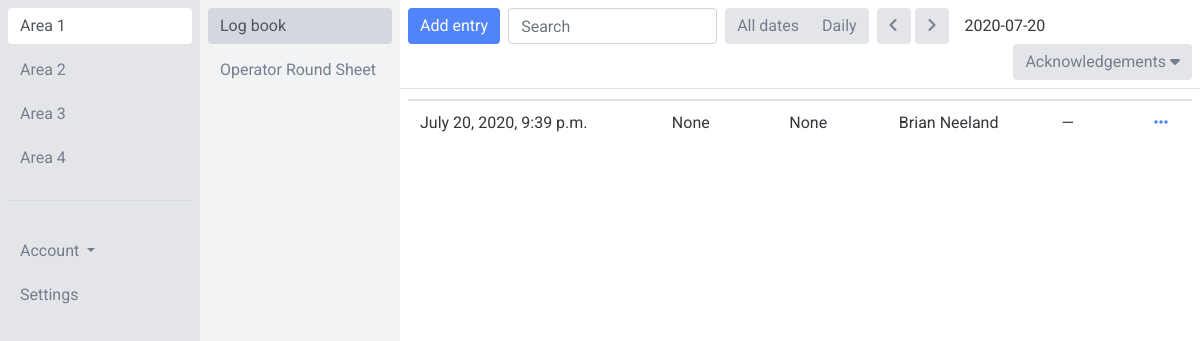
The app's page /app/area-1/log-1/daily/2020-07-20 (signed in) with its own data.
### app/models.py (models this page shows, shortened)
class Area(models.Model):
    name = models.CharField(max_length=50)
    def __str__(self):
        return self.name

class Log(models.Model):
    area = models.ForeignKey(Area, on_delete=models.CASCADE)
    name = models.CharField(max_length=50)
    fields = models.ManyToManyField(Field, blank=True)
    unit_lead_acknowledgement_fields = models.ManyToManyField(AcknowledgementField, blank=True, related_name='unit_lead_acknowledgement_fields')
    superintendent_acknowledgement_fields = models.ManyToManyField(AcknowledgementField, blank=True, related_name='superintendent_acknowledgement_fields')
    engineering_acknowledgement_fields = models.ManyToManyField(AcknowledgementField, blank=True, related_name='engineering_acknowledgement_fields')
    new_shift_acknowledgement_fields = models.ManyToManyField(AcknowledgementField, blank=True, related_name='new_shift_acknowledgement_fields')
    def __str__(self):
        return self.name

class Entry(models.Model):
    STATUS_BANK = (
        ('UR', 'Unresolved'),
        ('IP', 'In progress'),
        ('RE', 'Resolved'),
    )
    log = models.ForeignKey(Log, on_delete=models.CASCADE)
    user = models.ForeignKey(settings.AUTH_USER_MODEL, on_delete=models.CASCADE)
    category = models.ForeignKey(Category, on_delete=models.CASCADE, blank=True, null=True)
    status = models.CharField(max_length=2, choices=STATUS_BANK, default='None', blank=True, null=True)
    created_at = models.DateTimeField(auto_now_add=True)
    CF1 = models.CharField(max_length=50, blank=True, null=True)
    CF2 = models.CharField(max_length=50, blank=True, null=True)
    CF3 = models.CharField(max_length=50, blank=True, null=True)
    CF4 = models.CharField(max_length=50, blank=True, null=True)
    CF5 = models.CharField(max_length=50, blank=True, null=True)
    CF6 = models.CharField(max_length=50, blank=True, null=True)
    CF7 = models.CharField(max_length=50, blank=True, null=True)
    CF8 = models.CharField(max_length=50, blank=True, null=True)
    CF9 = models.CharField(max_length=50, blank=True, null=True)
    CF10 = models.CharField(max_length=50, blank=True, null=True)
    TF1 = models.TextField(blank=True, null=True)
    TF2 = models.TextField(blank=True, null=True)
    TF3 = models.TextField(blank=True, null=True)
    TF4 = models.TextField(blank=True, null=True)
    TF5 = models.TextField(blank=True, null=True)
    TF6 = models.TextField(blank=True, null=True)
    TF7 = models.TextField(blank=True, null=True)
    TF8 = models.TextField(blank=True, null=True)
    TF9 = models.TextField(blank=True, null=True)
    TF10 = models.TextField(blank=True, null=True)
    IF1 = models.IntegerField(blank=True, null=True)
    IF2 = models.IntegerField(blank=True, null=True)
    IF3 = models.IntegerField(blank=True, null=True)
    IF4 = models.IntegerField(blank=True, null=True)
    IF5 = models.IntegerField(blank=True, null=True)
    FF1 = models.FloatField(blank=True, null=True)
    FF2 = models.FloatField(blank=True, null=True)
    FF3 = models.FloatField(blank=True, null=True)
    FF4 = models.FloatField(blank=True, null=True)
    FF5 = models.FloatField(blank=True, null=True)
    class Meta:
        verbose_name_plural = "entries"

class Field(models.Model):
    name = models.CharField(max_length=50)
    FIELD_BANK = (
        ('CF1', 'Short text field 1'),
        ('CF2', 'Short text field 2'),
        ('CF3', 'Short text field 3'),
        ('CF4', 'Short text field 4'),
        ('CF5', 'Short text field 5'),
        ('CF6', 'Short text field 6'),
        ('CF7', 'Short text field 7'),
        ('CF8', 'Short text field 8'),
        ('CF9', 'Short text field 9'),
        ('CF10', 'Short text field 10'),
        ('TF1', 'Long text field 1'),
        ('TF2', 'Long text field 2'),
        ('TF3', 'Long text field 3'),
        ('TF4', 'Long text field 4'),
        ('TF5', 'Long text field 5'),
        ('TF6', 'Long text field 5'),
        ('TF7', 'Long text field 5'),
        ('TF8', 'Long text field 5'),
        ('TF9', 'Long text field 5'),
        ('TF10', 'Long text field 5'),
        ('IF1', 'Integer field 1'),
        ('IF2', 'Integer field 2'),
        ('IF3', 'Integer field 3'),
        ('IF4', 'Integer field 4'),
        ('IF5', 'Integer field 5'),
        ('FF1', 'Floating point number field 1'),
        ('FF2', 'Floating point number field 2'),
        ('FF3', 'Floating point number field 3'),
        ('FF4', 'Floating point number field 4'),
        ('FF5', 'Floating point number field 5'),
    )
    type = models.CharField(max_length=5, choices=FIELD_BANK, default=None, blank=True, null=True)
    shown_in_table = models.BooleanField(default=True)

### users/models.py (models this page shows, shortened)
class CustomUser(AbstractBaseUser, PermissionsMixin):
    email = models.EmailField(unique=True)
    first_name = models.CharField(max_length=50, null=True, blank=True)
    last_name = models.CharField(max_length=50, null=True, blank=True)
    is_active = models.BooleanField(default=True)
    is_staff = models.BooleanField(default=False)
    objects = CustomUserManager()
    USERNAME_FIELD = 'email'
    REQUIRED_FIELDS = ['first_name', 'last_name',]

### app/views.py (the view, shortened to what this page needs)
# urls.py: path('area-<int:area_pk>/log-<int:log_pk>', views.Log.as_view(), name='log', kwargs={'acknowledgements': False}),
class Log(LoginRequiredMixin, PermissionRequiredMixin, AreasMixin, LogsMixin, CreateView):
    login_url = "login"
    permission_required = 'app.view_entry'
    model = models.Entry
    template_name = "app/log.html"
    form_class = forms.CreateEntryForm
    def get_context_data(self, **kwargs):
        context = super().get_context_data(**kwargs)
        area_pk = self.kwargs['area_pk']
        area = models.Area.objects.get(pk=area_pk)
        context['area'] = area
        log_pk = self.kwargs['log_pk']
        log = models.Log.objects.get(pk=log_pk)
        context['log'] = log
        context['fields'] = log.fields.all()
        context['unit_lead_acknowledgement_fields'] = log.unit_lead_acknowledgement_fields.all()
        context['superintendent_acknowledgement_fields'] = log.superintendent_acknowledgement_fields.all()
        context['engineering_acknowledgement_fields'] = log.engineering_acknowledgement_fields.all()
        context['new_shift_acknowledgement_fields'] = log.new_shift_acknowledgement_fields.all()
        entries = models.Entry.objects.filter(log=log).order_by('-created_at')
        acknowledgements = models.Acknowledgement.objects.filter(log=log).order_by('-created_at')
        url_name = resolve(self.request.path_info).url_name
        context['url_name'] = url_name
        if url_name == "log_daily":
            year = self.kwargs['year']
            month = self.kwargs['month']
            day = self.kwargs['day']
            date = timezone.make_aware(datetime.datetime(year, month, day))
            date_remove = date - datetime.timedelta(days=1)
            date_add = date + datetime.timedelta(days=1)
            context['date_remove'] = date_remove
            context['date_add'] = date_add
            entries = entries.filter(created_at__date=timezone.localtime(date))
            acknowledgements = acknowledgements.filter(for_date=timezone.localtime(date))
        context['entries'] = entries
        context['unit_lead_acknowledgements'] = acknowledgements.filter(group__name="Unit lead")
        context['superintendent_acknowledgements'] = acknowledgements.filter(group__name="Superintendent")
        context['engineering_acknowledgements'] = acknowledgements.filter(group__name="Engineering")
        context['new_shift_acknowledgements'] = acknowledgements.filter(group__name="Operator")
        return context
    def get_form_kwargs(self):
        kwargs = super().get_form_kwargs()
        kwargs.update({
            'user': self.request.user,
            'log_pk': self.kwargs['log_pk'],
        })
        return kwargs

### app/templates/app/log.html (shortened to what this page needs)
<td class="align-text-bottom">{% extends 'app/base.html' %}
{% load static %}
{% load templatetags %}
{% load crispy_forms_tags %}
{% block content %}
<div class="container-fluid">
  <div class="row">
        <div class="col-2 col-area p-2 fixed-top overflow-auto h-100">
          {% for area in areas %}
            {% if view.kwargs.area_pk == area.pk %}
              <a href="{% url 'app:area' area.pk %}" class="btn btn-link btn-block active sidebarnav" role="button">{{ area }}</a>
            {% else %}
              <a href="{% url 'app:area' area.pk %}" class="btn btn-link btn-block sidebarnav" role="button">{{ area }}</a>
            {% endif %}
          {% empty %}
            <div class="text-center">No areas to display</div>
          {% endfor %}
          <div class="border-top mt-4 pt-4">
            <div class="btn-group dropdown btn-block">
              <button type="button" class="btn btn-link dropdown-toggle mt-2 sidebarnav" data-toggle="dropdown" aria-haspopup="true" aria-expanded="false">
                Account
              </button>
            </div>
            <a href="#" class="btn btn-link btn-block sidebarnav" role="button">Settings</a>
          </div>
        </div>
        <div class="col-2 col-log p-2 offset-2 fixed-top overflow-auto h-100">
          {% for log in logs %}
            {% now "Y" as current_year %}
            {% now "m" as current_month %}
            {% now "d" as current_day %}
            {% if view.kwargs.log_pk == log.pk %}
              <a href="{% url 'app:log' area.pk log.pk %}" class="btn btn-link btn-block active sidebarnav" role="button">{{ log }}</a>
            {% else %}
              <a href="{% url 'app:log' area.pk log.pk %}" class="btn btn-link btn-block sidebarnav" role="button">{{ log }}</a>
            {% endif %}
          {% empty %}
            <div class="text-center">No logs to display</div>
          {% endfor %}
        </div>
    <div class="col-8 col-entry offset-4 fixed-top">
      <div class="row p-2 border-bottom">
        {% if user|has_group:"Operator" %}
          <div>
            <button type="button" class="btn btn-primary h-100" data-toggle="modal" data-target="#add_entry">Add entry</button>
          </div>
        {% endif %}
        {% if user|has_group:"Operator" %}
          <div class="pl-2">
        {% else %}
          <div>
        {% endif %}
          <input class="form-control h-100" id="search_input" type="text" placeholder="Search">
        </div>
        <div class="pl-2">
          <div class="btn-group" role="group" aria-label="Basic example">
            <a type="button" class="btn btn-secondary" href="{% url 'app:log' area.pk log.pk %}">All dates</a>
            {% now "Y" as current_year %}
            {% now "m" as current_month %}
            {% now "d" as current_day %}
            <a type="button" class="btn btn-secondary" href="{% url 'app:log_daily' area.pk log.pk current_year current_month current_day %}">Daily</a>
          </div>
        </div>
        <div class="pl-2">
          {% if url_name == 'log_daily' %}
            {% if view.kwargs.acknowledgements %}
              <a type="button" class="btn btn-secondary" href="{% url 'app:log_daily' area_pk=area.pk log_pk=log.pk year=date_remove|date:'Y' month=date_remove|date:'m' day=date_remove|date:'d' acknowledgements=True %}">&ZeroWidthSpace;<i class="fas fa-angle-left"></i>&ZeroWidthSpace;</a>
              <a type="button" class="btn btn-secondary" href="{% url 'app:log_daily' area_pk=area.pk log_pk=log.pk year=date_add|date:'Y' month=date_add|date:'m' day=date_add|date:'d' acknowledgements=True %}">&ZeroWidthSpace;<i class="fas fa-angle-right"></i>&ZeroWidthSpace;</a>
            {% else %}
              <a type="button" class="btn btn-secondary" href="{% url 'app:log_daily' area_pk=area.pk log_pk=log.pk year=date_remove|date:'Y' month=date_remove|date:'m' day=date_remove|date:'d' acknowledgements=False %}">&ZeroWidthSpace;<i class="fas fa-angle-left"></i>&ZeroWidthSpace;</a>
              <a type="button" class="btn btn-secondary" href="{% url 'app:log_daily' area_pk=area.pk log_pk=log.pk year=date_add|date:'Y' month=date_add|date:'m' day=date_add|date:'d' acknowledgements=False %}">&ZeroWidthSpace;<i class="fas fa-angle-right"></i>&ZeroWidthSpace;</a>
            {% endif %}
            <span class="btn btn-text">{{ view.kwargs.year }}-{{ view.kwargs.month|stringformat:"02d" }}-{{ view.kwargs.day|stringformat:"02d" }}</span>
          {% endif %}
        </div>
        <div class="ml-auto">
          {% with request.resolver_match.url_name as url_name %}
            {% if url_name == "log_daily" %}
              {% if view.kwargs.acknowledgements %}
                <a type="button" class="btn btn-secondary" href="{% url 'app:log_daily' area_pk=area.pk log_pk=log.pk year=view.kwargs.year month=view.kwargs.month day=view.kwargs.day acknowledgements=False %}">Acknowledgements <i class="fas fa-caret-up"></i></a>
              {% else %}
                <a type="button" class="btn btn-secondary" href="{% url 'app:log_daily' area_pk=area.pk log_pk=log.pk year=view.kwargs.year month=view.kwargs.month day=view.kwargs.day acknowledgements=True %}">Acknowledgements <i class="fas fa-caret-down"></i></a>
              {% endif %}
            {% endif %}
          {% endwith %}
        </div>
      </div>
    </div>
    <div class="col-8 col-entry pt-5 ml-auto">
      <div class="row pt-2">
        <div class="col px-2">
          <table class="table">
            <thead>
              <tr>
                <th scope="col">Date/time</th>
                <th scope="col">Category</th>
                {% for field in fields %}
                  {% if field.shown_in_table %}
                    <th scope="col">{{ field.name }}</th>
                  {% endif %}
                {% endfor %}
                <th scope="col">Employee</th>
                <th scope="col">Status</th>
              </tr>
            </thead>
            <tbody id="search_table">
              {% for entry in entries %}
                <tr id="table_rows">
                    {% if url_name == 'log' %}
                      <td class="align-text-bottom"><a class="text" href="{% url 'app:log_daily' area.pk log.pk entry.created_at|date:'Y' entry.created_at|date:'m' entry.created_at|date:'d' %}">{{ entry.created_at|date }}</a>, {{ entry.created_at|time }}</td>
                    {% else %}
                      <td class="align-text-bottom">{{ entry.created_at }}</td>
                    {% endif %}
                    <td class="align-text-bottom">{{ entry.category }}</td>
                    {% for field in fields %}
                      {% if field.shown_in_table %}
                        <td class="align-text-bottom">{{ entry|get_object_attribute:field.type }}</td>
                      {% endif %}
                    {% endfor %}
                    <td class="align-text-bottom">{{ entry.user.first_name }} {{ entry.user.last_name }}</td>
                    <td class="align-text-bottom">
                      {% if entry.category.is_tracked %}
                        {% if url_name == 'log_daily' %}
                          <a class="btn btn-primary btn-sm" href="{% url 'app:status_daily' area_pk=area.pk log_pk=log.pk year=view.kwargs.year month=view.kwargs.month day=view.kwargs.day entry_pk=entry.pk %}" role="button">{{ entry.get_status_display }} <i class="far fa-edit"></i></a>
                        {% else %}
                          <a class="btn btn-primary btn-sm" href="{% url 'app:status' area_pk=area.pk log_pk=log.pk entry_pk=entry.pk %}" role="button">{{ entry.get_status_display }}</a>
                        {% endif %}
                      {% else %}
                        &mdash;
                      {% endif %}
                    </td>
                    <td class="align-text-bottom">
                      {% if url_name == 'log_daily' %}
                        <a href="{% url 'app:entry_daily' area_pk=area.pk log_pk=log.pk year=view.kwargs.year month=view.kwargs.month day=view.kwargs.day entry_pk=entry.pk %}"><i class="fas fa-ellipsis-h"></i></a>
                      {% else %}
                        <a href="{% url 'app:entry' area.pk log.pk entry.pk %}"><i class="fas fa-ellipsis-h"></i></a>
                      {% endif %}
                    </td>
                </tr>
              {% empty %}
                <tr id="table_rows">
                  <td class="align-text-bottom">No entries to display for the date selected</td>
                </tr>
              {% endfor %}
            </tbody>
          </table>
        </div>
      </div>
    </div>
  </div>
</div>
{% endblock %}

### records on screen
Area: name "Area 1"
Area: name "Area 2"
Area: name "Area 3"
Area: name "Area 4"
Log: name "Log book"
Log: name "Operator Round Sheet"
Entry: created_at "July 20, 2020, 9:39 p.m.", category "None", user.first_name "Brian", user.last_name "Neeland"
Field: type.CF1 "None"

### other values on screen
{{ view.kwargs.year }} "2020"
{{ view.kwargs.month|stringformat:"02d" }} "07"
{{ view.kwargs.day|stringformat:"02d" }} "20"
